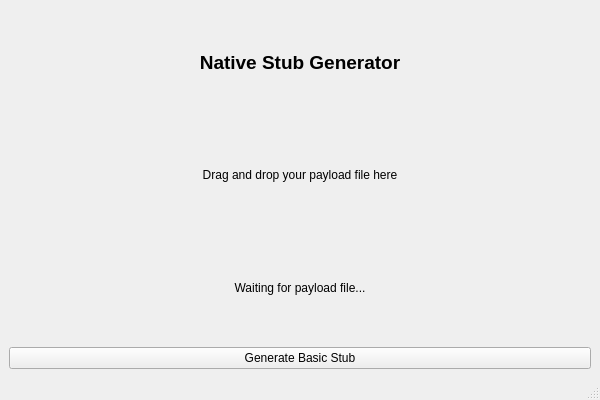
<?xml version="1.0" encoding="UTF-8"?>
<ui version="4.0">
 <class>MainWindow</class>
 <widget class="QMainWindow" name="MainWindow">
  <property name="geometry">
   <rect>
    <x>0</x>
    <y>0</y>
    <width>600</width>
    <height>400</height>
   </rect>
  </property>
  <property name="windowTitle">
   <string>Native Stub Generator GUI</string>
  </property>
  <widget class="QWidget" name="centralwidget">
   <layout class="QVBoxLayout" name="verticalLayout">
    <item>
     <widget class="QLabel" name="titleLabel">
      <property name="font">
       <font>
        <pointsize>14</pointsize>
        <weight>75</weight>
        <bold>true</bold>
       </font>
      </property>
      <property name="text">
       <string>Native Stub Generator</string>
      </property>
      <property name="alignment">
       <set>Qt::AlignCenter</set>
      </property>
     </widget>
    </item>
    <item>
     <widget class="QLabel" name="payloadLabel">
      <property name="text">
       <string>Drag and drop your payload file here</string>
      </property>
      <property name="alignment">
       <set>Qt::AlignCenter</set>
      </property>
     </widget>
    </item>
    <item>
     <widget class="QLabel" name="statusLabel">
      <property name="text">
       <string>Waiting for payload file...</string>
      </property>
      <property name="alignment">
       <set>Qt::AlignCenter</set>
      </property>
     </widget>
    </item>
    <item>
     <widget class="QPushButton" name="generateButton">
      <property name="text">
       <string>Generate Basic Stub</string>
      </property>
     </widget>
    </item>
   </layout>
  </widget>
  <widget class="QStatusBar" name="statusbar"/>
 </widget>
 <resources/>
 <connections/>
</ui>
